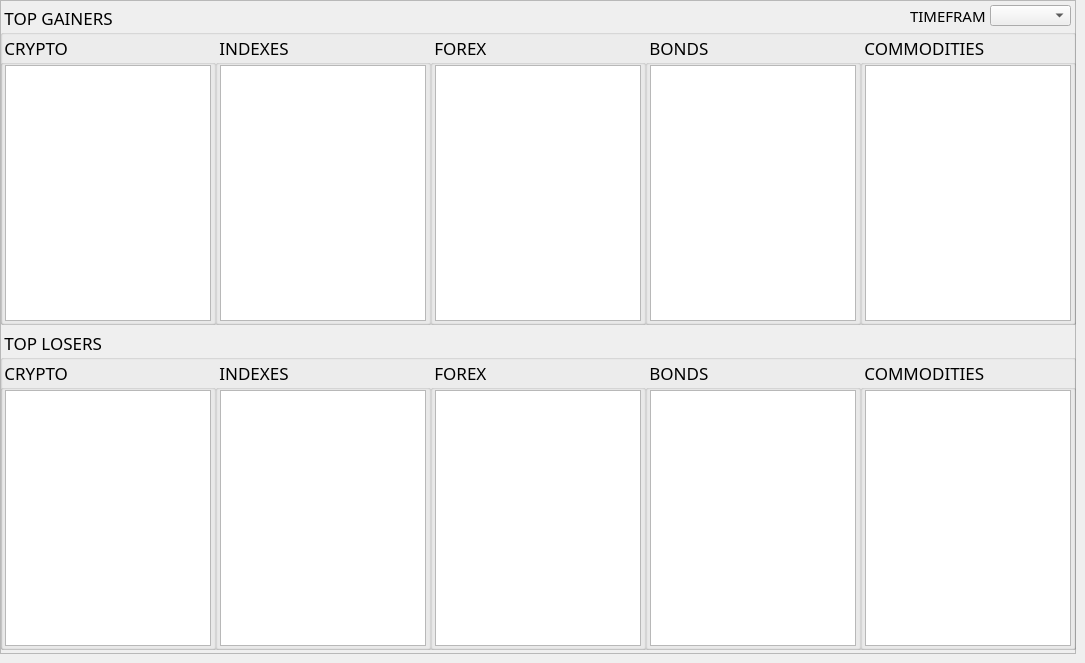
      <widget class="QWidget" name="tab_26">
       <attribute name="title">
        <string>TRENDS</string>
       </attribute>
       <widget class="QFrame" name="frame_15">
        <property name="geometry">
         <rect>
          <x>0</x>
          <y>0</y>
          <width>1076</width>
          <height>654</height>
         </rect>
        </property>
        <property name="frameShape">
         <enum>QFrame::StyledPanel</enum>
        </property>
        <property name="frameShadow">
         <enum>QFrame::Raised</enum>
        </property>
        <widget class="QGroupBox" name="groupBox_23">
         <property name="geometry">
          <rect>
           <x>0</x>
           <y>5</y>
           <width>1076</width>
           <height>320</height>
          </rect>
         </property>
         <property name="minimumSize">
          <size>
           <width>0</width>
           <height>180</height>
          </size>
         </property>
         <property name="maximumSize">
          <size>
           <width>16777215</width>
           <height>320</height>
          </size>
         </property>
         <property name="font">
          <font>
           <family>FixedsysTTF</family>
           <pointsize>13</pointsize>
           <weight>7</weight>
           <italic>false</italic>
           <bold>false</bold>
          </font>
         </property>
         <property name="title">
          <string> TOP GAINERS </string>
         </property>
         <widget class="QGroupBox" name="groupBox_24">
          <property name="geometry">
           <rect>
            <x>645</x>
            <y>30</y>
            <width>216</width>
            <height>290</height>
           </rect>
          </property>
          <property name="minimumSize">
           <size>
            <width>216</width>
            <height>160</height>
           </size>
          </property>
          <property name="maximumSize">
           <size>
            <width>216</width>
            <height>300</height>
           </size>
          </property>
          <property name="font">
           <font>
            <family>FixedsysTTF</family>
            <pointsize>13</pointsize>
            <weight>7</weight>
            <italic>false</italic>
            <bold>false</bold>
           </font>
          </property>
          <property name="title">
           <string> BONDS  </string>
          </property>
          <widget class="QTableView" name="tableView_21">
           <property name="geometry">
            <rect>
             <x>5</x>
             <y>30</y>
             <width>206</width>
             <height>256</height>
            </rect>
           </property>
           <property name="frameShadow">
            <enum>QFrame::Sunken</enum>
           </property>
           <attribute name="horizontalHeaderVisible">
            <bool>false</bool>
           </attribute>
          </widget>
         </widget>
         <widget class="QGroupBox" name="groupBox_25">
          <property name="geometry">
           <rect>
            <x>0</x>
            <y>30</y>
            <width>216</width>
            <height>290</height>
           </rect>
          </property>
          <property name="minimumSize">
           <size>
            <width>216</width>
            <height>160</height>
           </size>
          </property>
          <property name="maximumSize">
           <size>
            <width>216</width>
            <height>300</height>
           </size>
          </property>
          <property name="sizeIncrement">
           <size>
            <width>200</width>
            <height>0</height>
           </size>
          </property>
          <property name="font">
           <font>
            <family>FixedsysTTF</family>
            <pointsize>13</pointsize>
            <weight>7</weight>
            <italic>false</italic>
            <bold>false</bold>
           </font>
          </property>
          <property name="autoFillBackground">
           <bool>false</bool>
          </property>
          <property name="title">
           <string> CRYPTO     </string>
          </property>
          <widget class="QTableView" name="tableView_22">
           <property name="geometry">
            <rect>
             <x>5</x>
             <y>30</y>
             <width>206</width>
             <height>256</height>
            </rect>
           </property>
           <property name="frameShadow">
            <enum>QFrame::Sunken</enum>
           </property>
           <attribute name="horizontalHeaderVisible">
            <bool>false</bool>
           </attribute>
          </widget>
         </widget>
         <widget class="QGroupBox" name="groupBox_26">
          <property name="geometry">
           <rect>
            <x>430</x>
            <y>30</y>
            <width>216</width>
            <height>290</height>
           </rect>
          </property>
          <property name="minimumSize">
           <size>
            <width>216</width>
            <height>160</height>
           </size>
          </property>
          <property name="maximumSize">
           <size>
            <width>216</width>
            <height>300</height>
           </size>
          </property>
          <property name="font">
           <font>
            <family>FixedsysTTF</family>
            <pointsize>13</pointsize>
            <weight>7</weight>
            <italic>false</italic>
            <bold>false</bold>
           </font>
          </property>
          <property name="title">
           <string> FOREX    </string>
          </property>
          <widget class="QTableView" name="tableView_23">
           <property name="geometry">
            <rect>
             <x>5</x>
             <y>30</y>
             <width>206</width>
             <height>256</height>
            </rect>
           </property>
           <property name="frameShadow">
            <enum>QFrame::Sunken</enum>
           </property>
           <attribute name="horizontalHeaderVisible">
            <bool>false</bool>
           </attribute>
          </widget>
         </widget>
         <widget class="QGroupBox" name="groupBox_27">
          <property name="enabled">
           <bool>true</bool>
          </property>
          <property name="geometry">
           <rect>
            <x>860</x>
            <y>30</y>
            <width>216</width>
            <height>290</height>
           </rect>
          </property>
          <property name="minimumSize">
           <size>
            <width>216</width>
            <height>160</height>
           </size>
          </property>
          <property name="maximumSize">
           <size>
            <width>216</width>
            <height>300</height>
           </size>
          </property>
          <property name="font">
           <font>
            <family>FixedsysTTF</family>
            <pointsize>13</pointsize>
            <weight>7</weight>
            <italic>false</italic>
            <bold>false</bold>
           </font>
          </property>
          <property name="styleSheet">
           <string notr="true">font: 63 13pt &quot;FixedsysTTF&quot;;</string>
          </property>
          <property name="title">
           <string> COMMODITIES   </string>
          </property>
          <widget class="QTableView" name="tableView_24">
           <property name="geometry">
            <rect>
             <x>5</x>
             <y>30</y>
             <width>206</width>
             <height>256</height>
            </rect>
           </property>
           <property name="frameShadow">
            <enum>QFrame::Sunken</enum>
           </property>
           <attribute name="horizontalHeaderVisible">
            <bool>false</bool>
           </attribute>
          </widget>
         </widget>
         <widget class="QGroupBox" name="groupBox_28">
          <property name="geometry">
           <rect>
            <x>215</x>
            <y>30</y>
            <width>216</width>
            <height>290</height>
           </rect>
          </property>
          <property name="minimumSize">
           <size>
            <width>216</width>
            <height>160</height>
           </size>
          </property>
          <property name="maximumSize">
           <size>
            <width>216</width>
            <height>300</height>
           </size>
          </property>
          <property name="font">
           <font>
            <family>FixedsysTTF</family>
            <pointsize>13</pointsize>
            <weight>7</weight>
            <italic>false</italic>
            <bold>false</bold>
           </font>
          </property>
          <property name="title">
           <string> INDEXES      </string>
          </property>
          <widget class="QTableView" name="tableView_25">
           <property name="geometry">
            <rect>
             <x>5</x>
             <y>30</y>
             <width>206</width>
             <height>256</height>
            </rect>
           </property>
           <property name="frameShadow">
            <enum>QFrame::Sunken</enum>
           </property>
           <attribute name="horizontalHeaderVisible">
            <bool>false</bool>
           </attribute>
          </widget>
         </widget>
         <widget class="QComboBox" name="comboBox_19">
          <property name="geometry">
           <rect>
            <x>990</x>
            <y>0</y>
            <width>81</width>
            <height>21</height>
           </rect>
          </property>
          <property name="styleSheet">
           <string notr="true">font: 32 11pt &quot;FixedsysTTF&quot;;</string>
          </property>
         </widget>
         <widget class="QLabel" name="label_49">
          <property name="geometry">
           <rect>
            <x>910</x>
            <y>0</y>
            <width>76</width>
            <height>21</height>
           </rect>
          </property>
          <property name="font">
           <font>
            <family>FixedsysTTF</family>
            <pointsize>11</pointsize>
            <weight>7</weight>
            <italic>false</italic>
            <bold>false</bold>
           </font>
          </property>
          <property name="styleSheet">
           <string notr="true">font: 63 11pt &quot;FixedsysTTF&quot;;</string>
          </property>
          <property name="text">
           <string>TIMEFRAME</string>
          </property>
         </widget>
        </widget>
        <widget class="QGroupBox" name="groupBox_29">
         <property name="geometry">
          <rect>
           <x>0</x>
           <y>330</y>
           <width>1076</width>
           <height>320</height>
          </rect>
         </property>
         <property name="minimumSize">
          <size>
           <width>0</width>
           <height>180</height>
          </size>
         </property>
         <property name="maximumSize">
          <size>
           <width>16777215</width>
           <height>320</height>
          </size>
         </property>
         <property name="font">
          <font>
           <family>FixedsysTTF</family>
           <pointsize>13</pointsize>
           <weight>7</weight>
           <italic>false</italic>
           <bold>false</bold>
          </font>
         </property>
         <property name="title">
          <string> TOP LOSERS </string>
         </property>
         <widget class="QGroupBox" name="groupBox_30">
          <property name="geometry">
           <rect>
            <x>645</x>
            <y>30</y>
            <width>216</width>
            <height>290</height>
           </rect>
          </property>
          <property name="minimumSize">
           <size>
            <width>216</width>
            <height>160</height>
           </size>
          </property>
          <property name="maximumSize">
           <size>
            <width>216</width>
            <height>300</height>
           </size>
          </property>
          <property name="font">
           <font>
            <family>FixedsysTTF</family>
            <pointsize>13</pointsize>
            <weight>7</weight>
            <italic>false</italic>
            <bold>false</bold>
           </font>
          </property>
          <property name="title">
           <string> BONDS  </string>
          </property>
          <widget class="QTableView" name="tableView_26">
           <property name="geometry">
            <rect>
             <x>5</x>
             <y>30</y>
             <width>206</width>
             <height>256</height>
            </rect>
           </property>
           <property name="frameShadow">
            <enum>QFrame::Sunken</enum>
           </property>
           <attribute name="horizontalHeaderVisible">
            <bool>false</bool>
           </attribute>
          </widget>
         </widget>
         <widget class="QGroupBox" name="groupBox_31">
          <property name="geometry">
           <rect>
            <x>0</x>
            <y>30</y>
            <width>216</width>
            <height>290</height>
           </rect>
          </property>
          <property name="minimumSize">
           <size>
            <width>216</width>
            <height>160</height>
           </size>
          </property>
          <property name="maximumSize">
           <size>
            <width>216</width>
            <height>300</height>
           </size>
          </property>
          <property name="sizeIncrement">
           <size>
            <width>200</width>
            <height>0</height>
           </size>
          </property>
          <property name="font">
           <font>
            <family>FixedsysTTF</family>
            <pointsize>13</pointsize>
            <weight>7</weight>
            <italic>false</italic>
            <bold>false</bold>
           </font>
          </property>
          <property name="autoFillBackground">
           <bool>false</bool>
          </property>
          <property name="title">
           <string> CRYPTO     </string>
          </property>
          <widget class="QTableView" name="tableView_27">
           <property name="geometry">
            <rect>
             <x>5</x>
             <y>30</y>
             <width>206</width>
             <height>256</height>
            </rect>
           </property>
           <property name="frameShadow">
            <enum>QFrame::Sunken</enum>
           </property>
           <attribute name="horizontalHeaderVisible">
            <bool>false</bool>
           </attribute>
          </widget>
         </widget>
         <widget class="QGroupBox" name="groupBox_32">
          <property name="geometry">
           <rect>
            <x>430</x>
            <y>30</y>
            <width>216</width>
            <height>290</height>
           </rect>
          </property>
          <property name="minimumSize">
           <size>
            <width>216</width>
            <height>160</height>
           </size>
          </property>
          <property name="maximumSize">
           <size>
            <width>216</width>
            <height>300</height>
           </size>
          </property>
          <property name="font">
           <font>
            <family>FixedsysTTF</family>
            <pointsize>13</pointsize>
            <weight>7</weight>
            <italic>false</italic>
            <bold>false</bold>
           </font>
          </property>
          <property name="title">
           <string> FOREX    </string>
          </property>
          <widget class="QTableView" name="tableView_28">
           <property name="geometry">
            <rect>
             <x>5</x>
             <y>30</y>
             <width>206</width>
             <height>256</height>
            </rect>
           </property>
           <property name="frameShadow">
            <enum>QFrame::Sunken</enum>
           </property>
           <attribute name="horizontalHeaderVisible">
            <bool>false</bool>
           </attribute>
          </widget>
         </widget>
         <widget class="QGroupBox" name="groupBox_33">
          <property name="enabled">
           <bool>true</bool>
          </property>
          <property name="geometry">
           <rect>
            <x>860</x>
            <y>30</y>
            <width>216</width>
            <height>290</height>
           </rect>
          </property>
          <property name="minimumSize">
           <size>
            <width>216</width>
            <height>160</height>
           </size>
          </property>
          <property name="maximumSize">
           <size>
            <width>216</width>
            <height>300</height>
           </size>
          </property>
          <property name="font">
           <font>
            <family>FixedsysTTF</family>
            <pointsize>13</pointsize>
            <weight>7</weight>
            <italic>false</italic>
            <bold>false</bold>
           </font>
          </property>
          <property name="styleSheet">
           <string notr="true">font: 63 13pt &quot;FixedsysTTF&quot;;</string>
          </property>
          <property name="title">
           <string> COMMODITIES   </string>
          </property>
          <widget class="QTableView" name="tableView_29">
           <property name="geometry">
            <rect>
             <x>5</x>
             <y>30</y>
             <width>206</width>
             <height>256</height>
            </rect>
           </property>
           <property name="frameShadow">
            <enum>QFrame::Sunken</enum>
           </property>
           <attribute name="horizontalHeaderVisible">
            <bool>false</bool>
           </attribute>
          </widget>
         </widget>
         <widget class="QGroupBox" name="groupBox_34">
          <property name="geometry">
           <rect>
            <x>215</x>
            <y>30</y>
            <width>216</width>
            <height>290</height>
           </rect>
          </property>
          <property name="minimumSize">
           <size>
            <width>216</width>
            <height>160</height>
           </size>
          </property>
          <property name="maximumSize">
           <size>
            <width>216</width>
            <height>300</height>
           </size>
          </property>
          <property name="font">
           <font>
            <family>FixedsysTTF</family>
            <pointsize>13</pointsize>
            <weight>7</weight>
            <italic>false</italic>
            <bold>false</bold>
           </font>
          </property>
          <property name="title">
           <string> INDEXES      </string>
          </property>
          <widget class="QTableView" name="tableView_30">
           <property name="geometry">
            <rect>
             <x>5</x>
             <y>30</y>
             <width>206</width>
             <height>256</height>
            </rect>
           </property>
           <property name="frameShadow">
            <enum>QFrame::Sunken</enum>
           </property>
           <attribute name="horizontalHeaderVisible">
            <bool>false</bool>
           </attribute>
          </widget>
         </widget>
        </widget>
       </widget>
      </widget>
